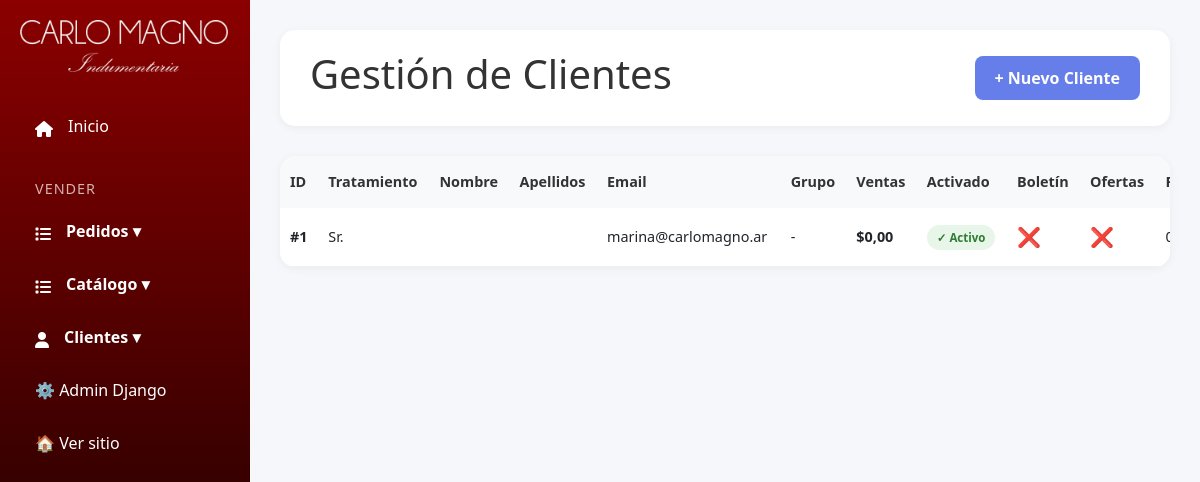
Page /panel/clientes/ (signed in) on the earlier database version.
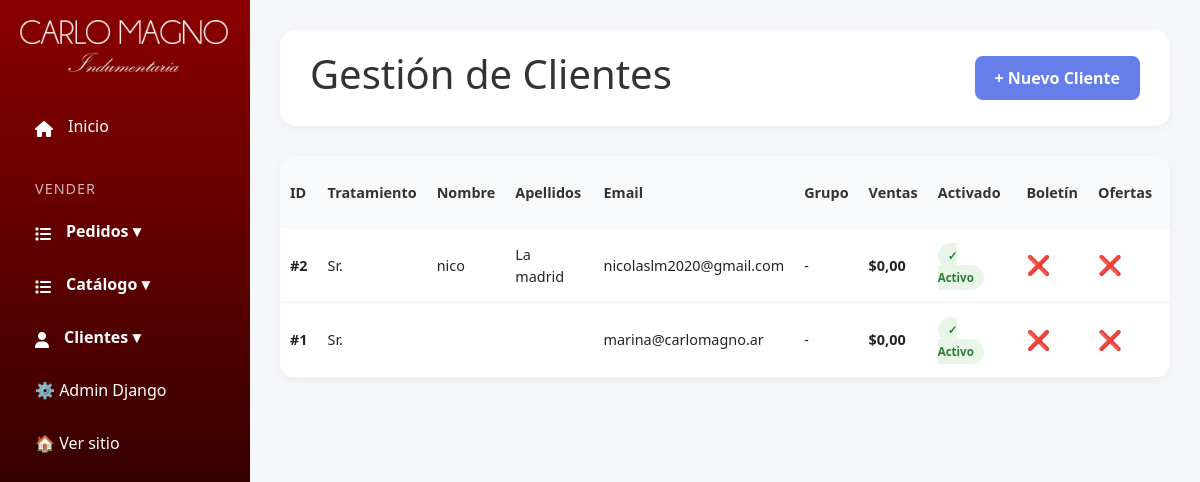
Same page on the later database version.
### productos/models.py (models this page shows, shortened)
class Cliente(models.Model):
    TRATAMIENTO_CHOICES = [
        ('SR', 'Sr.'),
        ('SRA', 'Sra.'),
        ('SRTA', 'Srta.'),
        ('DR', 'Dr.'),
        ('DRA', 'Dra.'),
    ]
    tratamiento = models.CharField(
        max_length=10,
        choices=TRATAMIENTO_CHOICES,
        default='SR',
        verbose_name='Tratamiento'
    )
    nombre = models.CharField(max_length=100, verbose_name='Nombre')
    apellidos = models.CharField(max_length=100, verbose_name='Apellidos')
    email = models.EmailField(unique=True, verbose_name='Correo Electrónico')
    grupo = models.ForeignKey(
        GrupoCliente,
        on_delete=models.SET_NULL,
        null=True,
        blank=True,
        related_name='clientes',
        verbose_name='Grupo'
    )
    ventas_totales = models.DecimalField(
        max_digits=10,
        decimal_places=2,
        default=0,
        verbose_name='Ventas Totales'
    )
    activado = models.BooleanField(default=True, verbose_name='Cuenta Activada')
    boletin = models.BooleanField(default=False, verbose_name='Suscrito a Boletín')
    ofertas_asociados = models.BooleanField(default=False, verbose_name='Ofertas de Asociados')
    fecha_registro = models.DateTimeField(auto_now_add=True, verbose_name='Fecha de Registro')
    ultima_visita = models.DateTimeField(null=True, blank=True, verbose_name='Última Visita')
    class Meta:
        verbose_name = 'Cliente'
        verbose_name_plural = 'Clientes'
        ordering = ['-fecha_registro']

### custom_admin/views.py (the view)
# urls.py: path('panel/clientes/', admin_views.clientes, name='clientes'),
@login_required(login_url='login')
def clientes(request):
    if not request.user.is_staff:
        return redirect('home')
    clientes = Cliente.objects.all()
    return render(request, 'custom_admin/clientes.html', {'clientes': clientes})

### productos/context_processors.py (called while the page is built, shortened)
def cart_processor(request):
    carrito = None
    cantidad_total = 0
    if request.user.is_authenticated:
        try:
            carrito = Carrito.objects.get(usuario=request.user)
            cantidad_total = carrito.get_cantidad_total()
        except Carrito.DoesNotExist:
            pass
    return {
        'carrito': carrito,
        'carrito_cantidad': cantidad_total
    }

### productos/models.py (called while the page is built)
    def get_cantidad_total(self):
        return sum(item.cantidad for item in self.items.all())

### templates/custom_admin/clientes.html (shortened to what this page needs)
{% extends 'custom_admin/base.html' %}
{% load static %}
{%block extra_css %}
<link rel="stylesheet" href="{% static 'css/clientes.css' %}" />
{% endblock %}
{% block content %}
<div class="main-content">
	<div class="header">
		<h1>Gestión de Clientes</h1>
		<a href="{% url 'agregar_cliente' %}" class="btn btn-primary">+ Nuevo Cliente</a>
	</div>
	{% if clientes %}
	<div class="customers-table">
		<table>
			<thead>
				<tr>
					<th>ID</th>
					<th>Tratamiento</th>
					<th>Nombre</th>
					<th>Apellidos</th>
					<th>Email</th>
					<th>Grupo</th>
					<th>Ventas</th>
					<th>Activado</th>
					<th>Boletín</th>
					<th>Ofertas</th>
					<th>Registro</th>
				</tr>
			</thead>
			<tbody>
				{% for cliente in clientes %}
				<tr>
					<td><strong>#{{ cliente.id }}</strong></td>
					<td>{{ cliente.get_tratamiento_display }}</td>
					<td>{{ cliente.nombre }}</td>
					<td>{{ cliente.apellidos }}</td>
					<td>{{ cliente.email }}</td>
					<td>{{ cliente.grupo.nombre|default:"-" }}</td>
					<td><strong>${{ cliente.ventas_totales }}</strong></td>
					<td>
						{% if cliente.activado %}
						<span class="status-badge status-active">✓ Activo</span>
						{% else %}
						<span class="status-badge status-inactive">✗ Inactivo</span>
						{% endif %}
					</td>
					<td class="checkbox-icon">{% if cliente.boletin %}✅{% else %}❌{% endif %}</td>
					<td class="checkbox-icon">
						{% if cliente.ofertas_asociados %}✅{% else %}❌{% endif %}
					</td>
					<td>{{ cliente.fecha_registro|date:"d/m/Y" }}</td>
				</tr>
				{% endfor %}
			</tbody>
		</table>
	</div>
	{% else %}
	<div class="empty-state">
		<h2>No hay clientes registrados</h2>
	</div>
	{% endif %}
</div>
{% load static %}
{% endblock %}

Differences in the rows shown:
added Cliente: id "2", tratamiento "Sr.", nombre "nico", apellidos "La madrid", email "nicolaslm2020@gmail.com", grupo.nombre "-", ventas_totales "0,00", activado "✓ Activo"
